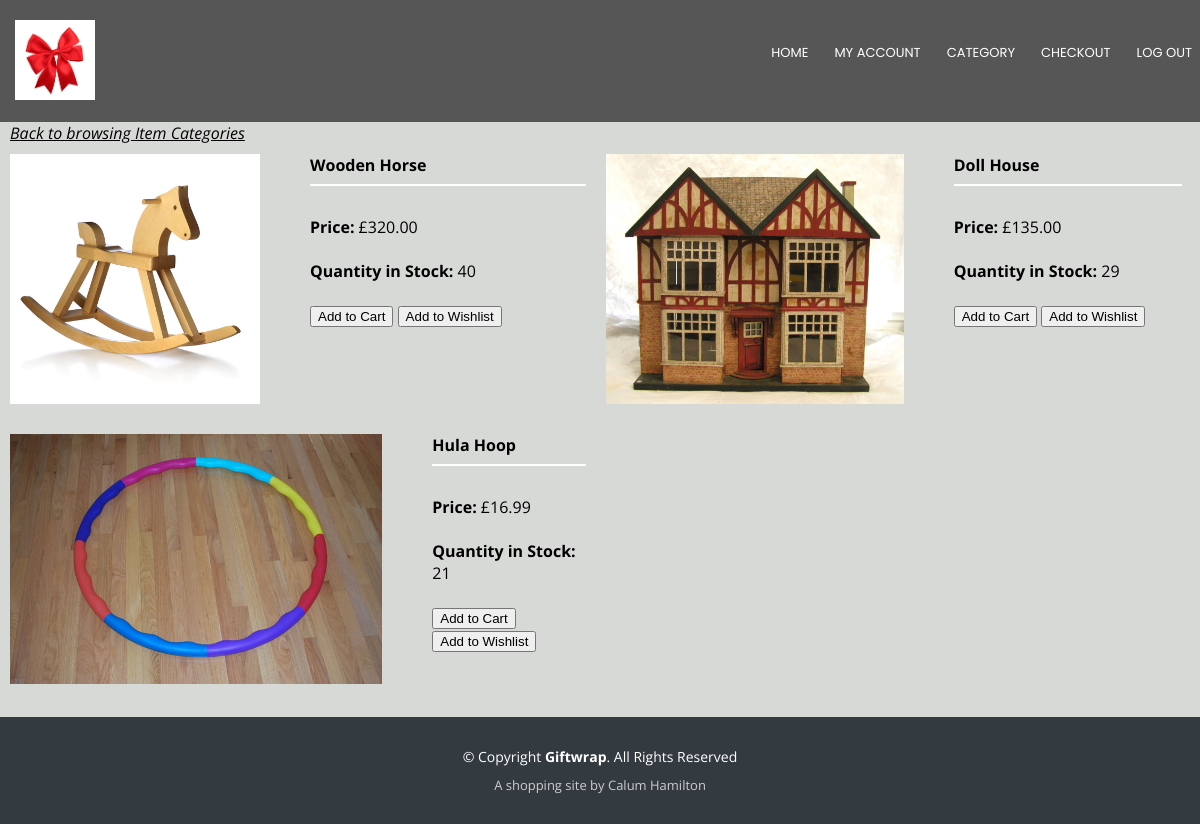
/category/toys (signed in), run on the app's committed database.
### app/models.py (models this page shows, shortened)
class Item(db.Model):
    id = db.Column(db.Integer, primary_key=True)
    name = db.Column(db.String(80))
    amount = db.Column(db.Float)
    category = db.Column(db.String(80))
    quantity = db.Column(db.Integer)
    ordered = db.relationship('OrderItem', backref='ordered', lazy='dynamic')

### app/routes.py (the view, shortened to what this page needs)
@app.route('/category', methods=['GET', 'POST'])
@app.route('/category/<type>', methods=['GET', 'POST'])
def category(type=""):
    item_ids, item_categories, file_names = [], [], []
    count = 1
    if not current_user.is_authenticated:
        return redirect('/register')
    if type == "": # If category unselected (base category page)
        for cat in Item.query.distinct(Item.category):
            if cat.category not in item_categories:
                item_categories.append(cat.category)
                item_ids.append(count)
                dir = os.path.join(app.config['ITEM_FOLDER'], str(count))
                ext = check_img_extension(dir)
                if ext == "": # Remove from list
                    item_categories.pop()
                    item_ids.pop()
                else:
                    file_names.append("static/img/items/" + str(count) + ext)
            count+=1
        return render_template("category.html", categories = item_categories, files = file_names)
    else: # if category selected (subcategory page)
        item_price, item_quantity, items = [], [], []
        type = str(type)
        for cat in Item.query.distinct(Item.category):
            if cat.category == type:
                item_ids.append(count)
                items.append(cat.name)
                item_price.append(cat.amount)
                item_quantity.append(cat.quantity)
                dir = os.path.join(app.config['ITEM_FOLDER'], str(count))
                ext = check_img_extension(dir)
                if ext == "":
                    item_categories.pop()
                    item_ids.pop()
                    item_price.pop()
                    item_quantity.pop()
                else: # If the image does exist and file extension has been found
                    file_names.append("../static/img/items/" + str(count) + ext)
            count+=1
        return render_template("category_items.html", categories = items, files = file_names, quantity = item_quantity, price = item_price, subcat = type)

### app/models.py (called while the page is built)
    @login.user_loader
    def load_user(id):
        return User.query.get(int(id))

### app/routes.py (called while the page is built)
def check_img_extension(file_string):
    if os.path.exists(file_string + ".jpg"):
        return ".jpg"
    elif os.path.exists(file_string + ".png"):
        return ".png"
    elif os.path.exists(file_string + ".gif"):
        return ".gif"
    return ""

### app/templates/category_items.html
{% extends "base_lvl_one.html" %}
{% block content %}
  <a class="category_return" href="/category"><i>Back to browsing Item Categories</i></a><br>
  {% if categories|length <= 0 %}
  <div class="gallery-display">
    <div class="gallery-desc">
      I'm sorry but there are no items in this category yet. Please return to browsing Item Categories to continue shopping.
    </div>
  </div>
  {% else %}
    {% for i in range(categories|length)%}
      <div class="gallery-display">
        <img src="{{files[i]}}">
        <div class="gallery-desc">
          <b>{{categories[i]}}</b>
        </div>
        <hr>
        <div class="gallery-desc">
          <br>
          <b>Price:</b> £{{'%0.2f'%price[i]}}<br><br>
          <b>Quantity in Stock:</b> {{quantity[i]}}<br><br>
          <form name="cart-form" method="post" action="/category/{{subcat}}">
            <button name="button" value="{{categories[i]}}" type="submit">Add to Cart</button>
            <button name="button" value="{{categories[i]}}-wishlist" type="submit">Add to Wishlist</button>
          </form>
        </div>
      </div>
    {% endfor %}
  {% endif %}
{% endblock %}

### app/static/styles.css (style rules this page uses)
html, body { background: #d7d9d7; color: black; font-family: "Open Sans", sans-serif; margin: 0px; padding:0; height:100%; }
a { color: #2dc997; }
hr { border: 1px solid white; }
a.category_return { position: absolute; float: left; padding-left: 10px; color: black; }
div.gallery-display { height: 260px; width: 48%; margin: 10px; float: left; }
div.gallery-display img { height: 250px; position: relative; float: left; padding-right: 50px; }

### data on the page
Item: name "Wooden Horse", amount "320.00"
Item: name "Doll House", amount "135.00"
Item: name "Hula Hoop", amount "16.99"

### other printed values
{{ quantity[i] }} "40" "29" "21"
